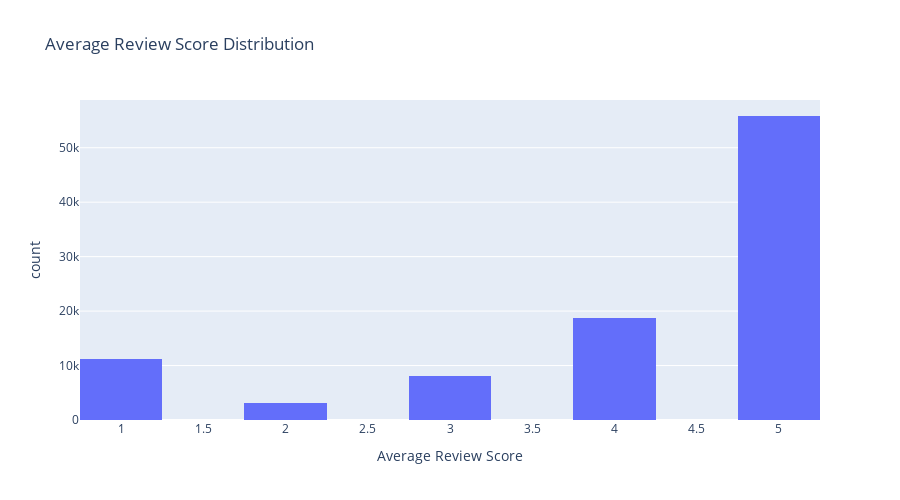

Here is the notebook cell this chart was saved with:
### Markdown cell above
### 5.3 - Review Score Distribution

### Code cell
fig = px.histogram(
    df_customers[df_customers['avg_review_score'] > 0],
    x='avg_review_score',
    nbins=20,
    title='Average Review Score Distribution',
    labels={'avg_review_score': 'Average Review Score'}
)

fig.update_layout(height=500)
fig.show()

reviews = df_customers[df_customers['avg_review_score'] > 0]['avg_review_score']
print(f"\nAverage Review Score: {reviews.mean():.2f}")
print(f"Median Review Score: {reviews.median():.2f}")
print(f"% with 4+ stars: {(reviews >= 4).sum() / len(reviews) * 100:.1f}%")

### Figure 1 — Plotly figure (JSON) as saved in the notebook; plotly's stock layout.template omitted (floating-point values rounded to 4 significant figures; data arrays with more than 128 entries replaced by an {"elided": "..."} marker saying what was removed)
{"data": [{"bingroup": "x", "hovertemplate": "Average Review Score=%{x}<br>count=%{y}<extra></extra>", "legendgroup": "", "marker": {"color": "#636efa", "pattern": {"shape": ""}}, "name": "", "nbinsx": 20, "orientation": "v", "showlegend": false, "type": "histogram", "x": {"elided": "96726 float values"}, "xaxis": "x", "yaxis": "y"}], "layout": {"barmode": "relative", "height": 500, "legend": {"tracegroupgap": 0}, "title": {"text": "Average Review Score Distribution"}, "xaxis": {"anchor": "y", "domain": [0, 1], "title": {"text": "Average Review Score"}}, "yaxis": {"anchor": "x", "domain": [0, 1], "title": {"text": "count"}}}}
